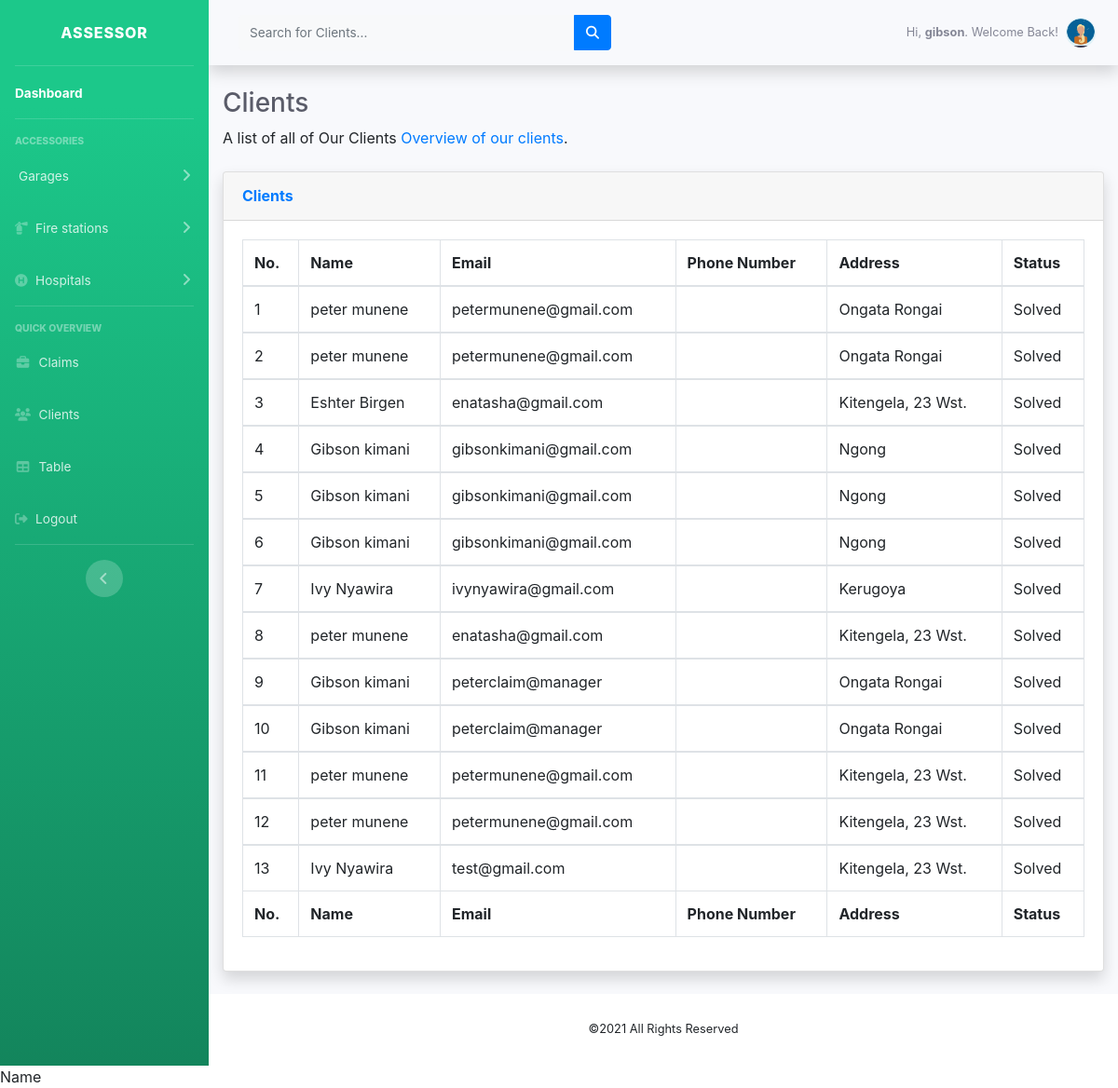
Page /assessor/clients.php (signed in) on the committed database.
### tables this page shows
CREATE TABLE IF NOT EXISTS `cases` (
  `id` int(100) NOT NULL AUTO_INCREMENT,
  `names` varchar(255) NOT NULL,
  `email` varchar(255) NOT NULL,
  `phone` int(20) NOT NULL,
  `address` varchar(100) NOT NULL,
  `policy_no` varchar(255) NOT NULL,
  `date` varchar(100) NOT NULL,
  `description` varchar(255) NOT NULL,
  PRIMARY KEY (`id`)
);

### assessor/clients.php (the view, shortened to what this page needs)
<?php
   require "includes/header.php";
?>
        <div class="container-fluid">
          <h1 class="h3 mb-2 text-gray-800">Clients</h1>
          <p class="mb-4">A list of all of Our Clients <a target="_blank" href="index.php">Overview of our clients</a>.</p>
          <div class="card shadow mb-4">
            <div class="card-header py-3">
              <h6 class="m-0 font-weight-bold text-primary">Clients</h6>
            </div>
             <?php
                  $sqli = "SELECT `id` ,`names`,`email`,`address` FROM `cases`;";
                  $result = mysqli_query($link, $sqli)
                  ?>
            <div class="card-body">
              <div class="table-responsive">
                <table class="table table-bordered" id="dataTable" width="100%" cellspacing="0">
                  <thead>
                    <tr>
                      <th>No.</th>
                      <th>Name</th>
                      <th>Email</th>
                      <th>Phone Number</th>
                      <th>Address</th>
                      <th>Status</th>
                    </tr>
                  </thead>
                  <tfoot>
                   <tr>
                      <th>No.</th>
                      <th>Name</th>
                      <th>Email</th>
                      <th>Phone Number</th>
                      <th>Address</th>
                      <th>Status</th>
                    </tr>
                  </tfoot>
                  <?php
                         while($row = mysqli_fetch_assoc($result)){
                       ?>
                  <tbody>
                    <tr>
                      <td><?php echo $row['id']?></td>
                      <td><?php echo $row['names']?></td>
                      <td><?php echo $row['email']?></td>
                      <td><?php echo $row['phone']?></td>
                      <td><?php echo $row['address']?></td>
                      <td>Solved</td>
                    </tr>
                  </tbody>
                    <?php
                               }
                       ?>
                </table>
              </div>
            </div>
          </div>
        </div>
      </div>
      <footer class="sticky-footer bg-white">
        <div class="container my-auto">
          <div class="copyright text-center my-auto">
            <span>&copy;<?php echo date("Y");?> All Rights Reserved</span>
          </div>
        </div>
      </footer>
    </div>
  </div>
</body>
</html>

### rows in the picture
cases: id "1", names "peter munene", email "petermunene@gmail.com", address "Ongata Rongai"
cases: id "2", names "peter munene", email "petermunene@gmail.com", address "Ongata Rongai"
cases: id "3", names "Eshter Birgen", email "enatasha@gmail.com", address "Kitengela, 23 Wst."
cases: id "4", names "Gibson kimani", email "gibsonkimani@gmail.com", address "Ngong"
cases: id "5", names "Gibson kimani", email "gibsonkimani@gmail.com", address "Ngong"
cases: id "6", names "Gibson kimani", email "gibsonkimani@gmail.com", address "Ngong"
cases: id "7", names "Ivy Nyawira", email "ivynyawira@gmail.com", address "Kerugoya"
cases: id "8", names "peter munene", email "enatasha@gmail.com", address "Kitengela, 23 Wst."
cases: id "9", names "Gibson kimani", email "peterclaim@manager", address "Ongata Rongai"
cases: id "10", names "Gibson kimani", email "peterclaim@manager", address "Ongata Rongai"
cases: id "11", names "peter munene", email "petermunene@gmail.com", address "Kitengela, 23 Wst."
cases: id "12", names "peter munene", email "petermunene@gmail.com", address "Kitengela, 23 Wst."
cases: id "13", names "Ivy Nyawira", email "test@gmail.com", address "Kitengela, 23 Wst."

### other values in the picture
$_SESSION["username"] "gibson"
